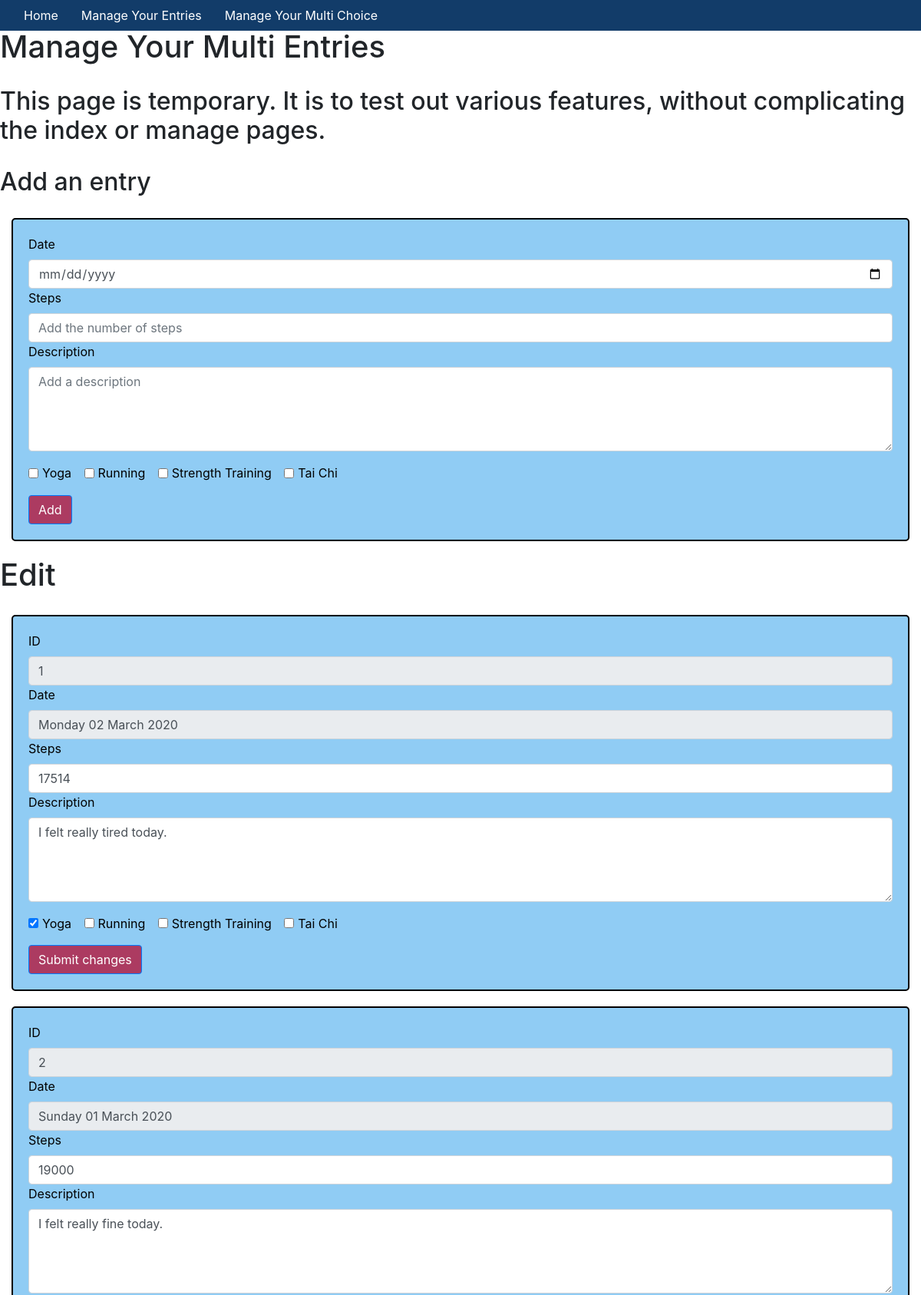
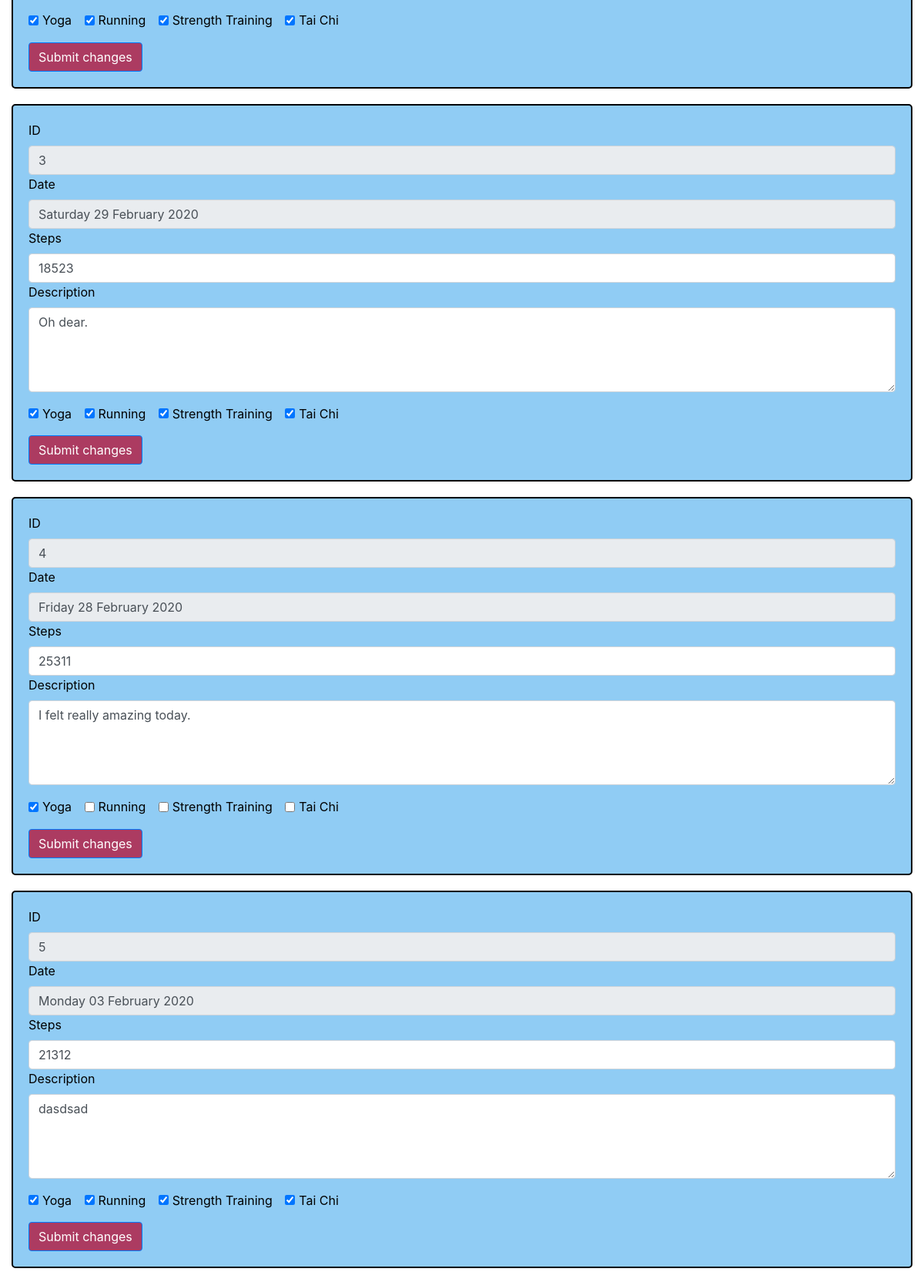
The app's page /multi (upper part) with its own data (2 pictures, top to bottom).
### app/models.py (models this page shows, shortened)
class JournalEntry(db.Model):
    id = db.Column(db.Integer, primary_key=True)
    date = db.Column(db.Date, default=datetime.datetime.now(), unique=True, index=True)
    steps = db.Column(db.Integer)
    description = db.Column(db.Text())
    yoga = db.Column(db.Boolean, default=False)
    running = db.Column(db.Boolean, default=False)
    strength_training = db.Column(db.Boolean, default=False)
    tai_chi = db.Column(db.Boolean, default=False)
    user_id = db.Column(db.Integer, db.ForeignKey('user.id'))
    def show_pretty_date(self):
        entry_date = self.date.strftime("%A %d %B %Y")
        return entry_date

### app/routes.py (the view)
@app.route('/multi')
def multi_entries():
    entries = JournalEntry.query.all()
    return render_template('multi.html', title="Manage Your Multi Entries", entries=entries)

### app/templates/multi.html (shortened to what this page needs)
{% extends "base.html" %} {% block content %}
<div class='container-fluid'>
    <div class="row">
        <h1>{{title}}</h1>
    </div>
    <div class="row">
        <h2>This page is temporary. It is to test out various features, without complicating the index or manage pages.
        </h2>
    </div>
    <div class="row add-entry-row">
        <h2>Add an entry</h2>
        <div class="col-sm-12 add-form">
            <form action="/multi" method="POST">
                <div class="form-group">
                    <label for="date">Date</label>
                    <input type="date" class="form-control" name="date" id="date">
                    <label for="steps">Steps</label>
                    <input type="number" class="form-control" name="steps" id="steps" placeholder="Add the number of steps">
                    <label for="description">Description</label>
                    <textarea class="form-control" name="description" id="description" rows=4 placeholder="Add a description" required></textarea>
                </div>
                <div class="form-group">
                    <div class="form-check form-check-inline">
                        <input class="form-check-input" type="checkbox" name="yoga" id="yoga" value="yoga">
                        <label class="form-check-label" for="yoga">Yoga</label>
                    </div>
                    <div class="form-check form-check-inline">
                        <input class="form-check-input" type="checkbox" name="running" id="running" value="running">
                        <label class="form-check-label" for="running">Running</label>
                    </div>
                    <div class="form-check form-check-inline">
                        <input class="form-check-input" type="checkbox" name="strength_training" id="strength_training" value="strength_training">
                        <label class="form-check-label" for="strength_training">Strength Training</label>
                    </div>
                    <div class="form-check form-check-inline">
                        <input class="form-check-input" type="checkbox" name="tai_chi" id="tai_chi" value="tai_chi">
                        <label class="form-check-label" for="tai_chi">Tai Chi</label>
                    </div>
                </div>
                <button type="submit" class="btn btn-primary" value="Add">Add</button>
            </form>
        </div>
    </div>
    <div class="row">
        <h1>Edit</h1>
    </div>
    {% for entry in entries %}
    <form method="POST" action="/multi/{{entry.id}}/edit">
        <div class="form-group">
            <label for="id">ID</label>
            <input class="form-control" type="text" value="{{entry.id}}" name="entry_id" readonly>
            <label for="date">Date</label>
            <input class="form-control" type="text" value="{{entry.show_pretty_date()}}" name="entry_date" readonly>
            <label for="steps">Steps</label>
            <input class="form-control" value="{{entry.steps}}" name="new_steps" placeholder={{entry.steps}}>
            <label for="description">Description</label>
            <textarea class="form-control" value="{{entry.description}}" name="new_description" rows="4">{{entry.description}}</textarea>
        </div>
        <div class="form-group">
            <div class="form-check form-check-inline">
                <input class="form-check-input" type="checkbox" name="yoga" id="yoga" value="{{entry.yoga}}" {% if entry.yoga %} checked {% endif %}>
                <label class="form-check-label" for="yoga">Yoga</label>
            </div>
            <div class="form-check form-check-inline">
                <input class="form-check-input" type="checkbox" name="running" id="running" value="{{entry.running}}" {% if entry.running %} checked {% endif %}>
                <label class="form-check-label" for="running">Running</label>
            </div>
            <div class="form-check form-check-inline">
                <input class="form-check-input" type="checkbox" name="strength_training" id="strength_training" value="{{entry.strength_training}}" {% if entry.strength_training %} checked {% endif %}>
                <label class="form-check-label" for="strength_training">Strength Training</label>
            </div>
            <div class="form-check form-check-inline">
                <input class="form-check-input" type="checkbox" name="tai_chi" id="tai_chi" value="{{entry.tai_chi}}" {% if entry.tai_chi %} checked {% endif %}>
                <label class="form-check-label" for="tai_chi">Tai Chi</label>
            </div>
        </div>
        <button type="submit" class="btn btn-primary" value="Edit ">Submit changes</button>
    </form>
    {% endfor %}
</div>
{% endblock %}

### app/static/css/styles.css (style rules this page uses)
.row { margin: 20px; }
form { background-color: #90CCF4; padding: 20px; margin-top: 20px; border: solid black 2px; border-radius: 5px; }
input, textarea { padding: 10px }
label { color: black }
button { margin: 10px; background-color: #AC3B61 }
.btn.btn-primary { background-color: #AC3B61 }

### records on screen
JournalEntry: entry_id "1", entry_date "Monday 02 March 2020", new_steps "17514", new_description "I felt really tired today.", yoga "☑"
JournalEntry: entry_id "2", entry_date "Sunday 01 March 2020", new_steps "19000", new_description "I felt really fine today.", yoga "☑", running "☑", strength_training "☑", tai_chi "☑"
JournalEntry: entry_id "3", entry_date "Saturday 29 February 2020", new_steps "18523", new_description "Oh dear.", yoga "☑", running "☑", strength_training "☑", tai_chi "☑"
JournalEntry: entry_id "4", entry_date "Friday 28 February 2020", new_steps "25311", new_description "I felt really amazing today.", yoga "☑"
JournalEntry: entry_id "5", entry_date "Monday 03 February 2020", new_steps "21312", new_description "dasdsad", yoga "☑", running "☑", strength_training "☑", tai_chi "☑"

### other values on screen
{{ title }} "Manage Your Multi Entries"
